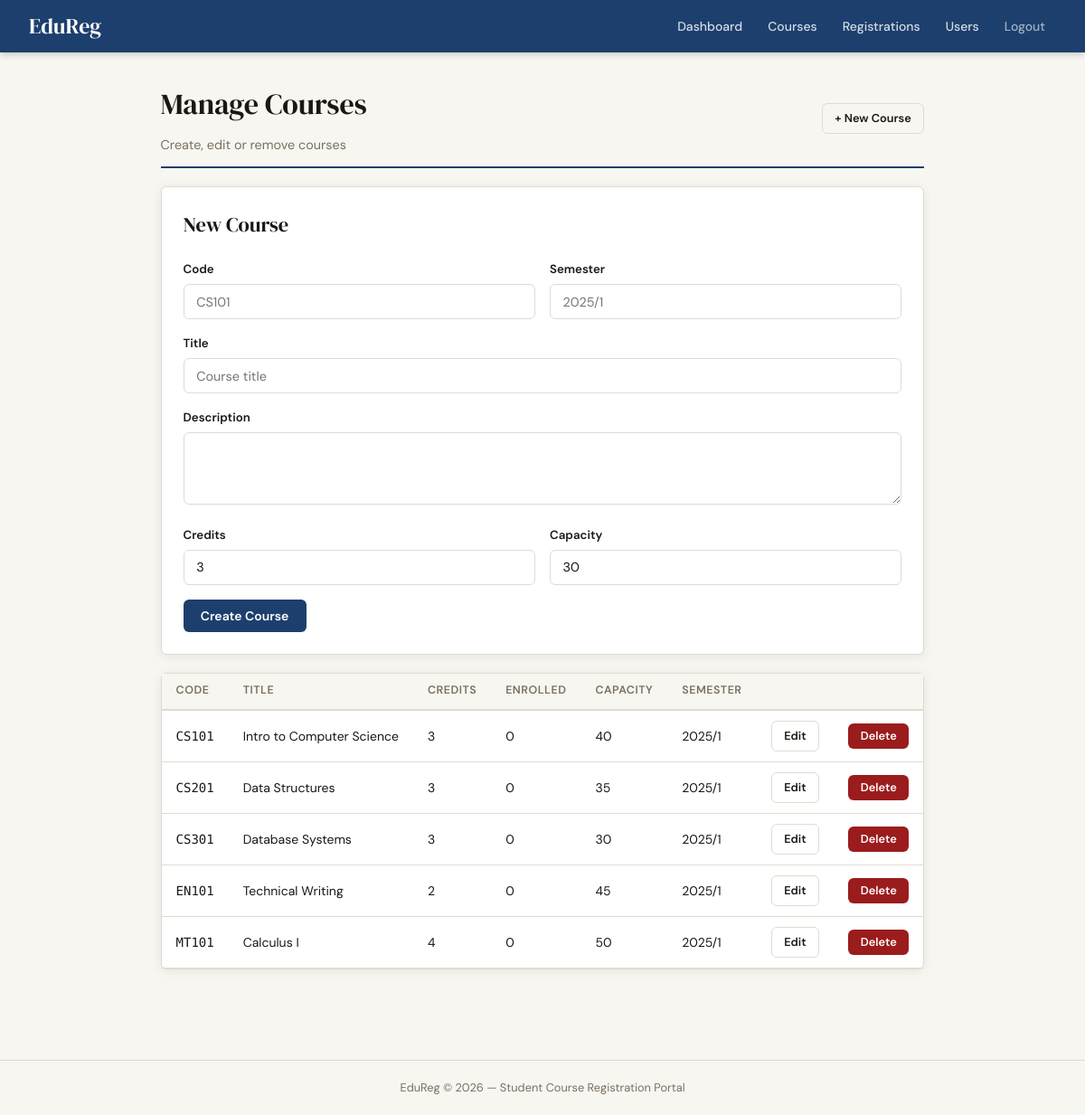
The page /admin/courses.php (signed in) on the database its author committed.
### tables this page shows
CREATE TABLE courses (
    id INT AUTO_INCREMENT PRIMARY KEY,
    code VARCHAR(20) NOT NULL UNIQUE,
    title VARCHAR(150) NOT NULL,
    description TEXT,
    credits TINYINT NOT NULL DEFAULT 3,
    capacity INT NOT NULL DEFAULT 30,
    enrolled INT NOT NULL DEFAULT 0,
    semester VARCHAR(20) NOT NULL,
    created_at TIMESTAMP DEFAULT CURRENT_TIMESTAMP
);

### src/config/bootstrap.php (called while the page is built, shortened)
<?php
require ROOT . '/src/config/db.php';
require ROOT . '/src/models/Course.php';
function h(string $s): string {
    return htmlspecialchars($s, ENT_QUOTES, 'UTF-8');
}

### src/config/db.php (called while the page is built, shortened)
<?php
function db(): PDO {
    static $pdo = null;
    if ($pdo === null) {
        $dsn = 'mysql:host=' . DB_HOST . ';dbname=' . DB_NAME . ';charset=utf8mb4';
        $pdo = new PDO($dsn, DB_USER, DB_PASS, [
            PDO::ATTR_ERRMODE            => PDO::ERRMODE_EXCEPTION,
            PDO::ATTR_DEFAULT_FETCH_MODE => PDO::FETCH_ASSOC,
            PDO::ATTR_EMULATE_PREPARES   => false,
        ]);
    }
    return $pdo;
}

### src/models/Course.php (called while the page is built, shortened)
<?php
class Course {
    public static function all(): array {
        return db()->query('SELECT * FROM courses ORDER BY code')->fetchAll();
    }
}

### public/admin/courses.php (the view, shortened to what this page needs)
<?php
require_once __DIR__ . '/../../src/config/bootstrap.php';
$editing = isset($_GET['edit']) ? Course::find((int)$_GET['edit']) : null;
$courses = Course::all();
include ROOT . '/views/layout/header.php';
?>
<div class="page-header flex-between" style="display:flex">
  <div><h1>Manage Courses</h1><p>Create, edit or remove courses</p></div>
  <a href="/admin/courses.php" class="btn btn-outline btn-sm">+ New Course</a>
</div>
<div class="card">
  <h2 style="margin-bottom:1.25rem"><?= $editing ? 'Edit Course' : 'New Course' ?></h2>
  <form method="POST">
    <div class="form-row">
      <div class="form-group"><label>Code</label><input type="text" name="code" required placeholder="CS101" value="<?= h($editing['code'] ?? '') ?>"></div>
      <div class="form-group"><label>Semester</label><input type="text" name="semester" required placeholder="2025/1" value="<?= h($editing['semester'] ?? '') ?>"></div>
    </div>
    <div class="form-group"><label>Title</label><input type="text" name="title" required placeholder="Course title" value="<?= h($editing['title'] ?? '') ?>"></div>
    <div class="form-group"><label>Description</label><textarea name="description"><?= h($editing['description'] ?? '') ?></textarea></div>
    <div class="form-row">
      <div class="form-group"><label>Credits</label><input type="number" name="credits" min="1" max="6" value="<?= $editing['credits'] ?? 3 ?>"></div>
      <div class="form-group"><label>Capacity</label><input type="number" name="capacity" min="1" value="<?= $editing['capacity'] ?? 30 ?>"></div>
    </div>
    <div style="display:flex;gap:.75rem">
      <button class="btn btn-primary" type="submit"><?= $editing ? 'Update' : 'Create Course' ?></button>
    </div>
  </form>
</div>
<div class="card" style="padding:0">
  <div class="table-wrap">
    <table>
      <thead><tr><th>Code</th><th>Title</th><th>Credits</th><th>Enrolled</th><th>Capacity</th><th>Semester</th><th colspan="2"></th></tr></thead>
      <tbody>
        <?php foreach ($courses as $c): ?>
        <tr>
          <td class="mono"><?= h($c['code']) ?></td><td><?= h($c['title']) ?></td>
          <td><?= $c['credits'] ?></td><td><?= $c['enrolled'] ?></td><td><?= $c['capacity'] ?></td><td><?= h($c['semester']) ?></td>
          <td><a href="/admin/courses.php?edit=<?= $c['id'] ?>" class="btn btn-outline btn-sm">Edit</a></td>
          <td>
            <form method="POST" onsubmit="return confirm('Delete?')">
              <button class="btn btn-danger btn-sm" type="submit">Delete</button>
            </form>
          </td>
        </tr>
        <?php endforeach; ?>
      </tbody>
    </table>
  </div>
</div>
<?php include ROOT . '/views/layout/footer.php'; ?>

### public/css/app.css (style rules this page uses)
:root { --bg: #f8f6f1; --surface: #ffffff; --border: #e0dbd0; --text: #1a1814; --muted: #7a7060; --accent: #1d3f6e; --accent2: #c8430a; --success: #1a6640; --danger: #9b1c1c; --radius: 6px; --shadow: 0 2px 12px rgba(0,0,0,.08); }
*, *::before, *::after { box-sizing: border-box; margin: 0; padding: 0; }
body { font-family: 'DM Sans', sans-serif; background: var(--bg); color: var(--text); min-height: 100vh; display: flex; flex-direction: column; font-size: 15px; line-height: 1.6; }
h1, h2, h3 { font-family: 'DM Serif Display', serif; font-weight: normal; }
h1 { font-size: 2rem; margin-bottom: .5rem; }
h2 { font-size: 1.4rem; margin-bottom: 1rem; }
.page-header { border-bottom: 2px solid var(--accent); padding-bottom: .75rem; margin-bottom: 1.75rem; }
.page-header p { color: var(--muted); font-size: .9rem; margin-top: .25rem; }
.card { background: var(--surface); border: 1px solid var(--border); border-radius: var(--radius); box-shadow: var(--shadow); padding: 1.5rem; margin-bottom: 1.25rem; }
.form-group { margin-bottom: 1rem; }
label { display: block; font-size: .83rem; font-weight: 600; margin-bottom: .35rem; }
input[type=text], input[type=email], input[type=password], input[type=number], select, textarea { width: 100%; padding: .6rem .85rem; border: 1px solid var(--border); border-radius: var(--radius); font-family: 'DM Sans', sans-serif; font-size: .9rem; background: var(--surface); color: var(--text); transition: border-color .15s; }
textarea { resize: vertical; min-height: 80px; }
.form-row { display: grid; grid-template-columns: 1fr 1fr; gap: 1rem; }
.btn { display: inline-flex; align-items: center; justify-content: center; gap: .4rem; padding: .55rem 1.2rem; border-radius: var(--radius); font-family: 'DM Sans', sans-serif; font-size: .875rem; font-weight: 600; cursor: pointer; border: none; text-decoration: none; transition: opacity .15s, transform .1s; }
.btn-primary { background: var(--accent); color: #fff; }
.btn-danger { background: var(--danger); color: #fff; }
.btn-outline { background: transparent; border: 1px solid var(--border); color: var(--text); }
.btn-sm { padding: .35rem .85rem; font-size: .8rem; }
.table-wrap { overflow-x: auto; }
table { width: 100%; border-collapse: collapse; font-size: .875rem; }
thead th { text-align: left; padding: .6rem 1rem; background: var(--bg); border-bottom: 2px solid var(--border); font-weight: 600; font-size: .78rem; text-transform: uppercase; letter-spacing: .5px; color: var(--muted); }
tbody tr { border-bottom: 1px solid var(--border); transition: background .1s; }
tbody td { padding: .7rem 1rem; vertical-align: middle; }
.flex-between { display: flex; align-items: center; justify-content: space-between; flex-wrap: wrap; gap: .75rem; margin-bottom: 1.25rem; }
.mono { font-family: 'DM Mono', monospace; }

### rows shown on the page
courses: code "CS101", title "Intro to Computer Science", credits "3", enrolled "0", capacity "40", semester "2025/1"
courses: code "CS201", title "Data Structures", credits "3", enrolled "0", capacity "35", semester "2025/1"
courses: code "CS301", title "Database Systems", credits "3", enrolled "0", capacity "30", semester "2025/1"
courses: code "EN101", title "Technical Writing", credits "2", enrolled "0", capacity "45", semester "2025/1"
courses: code "MT101", title "Calculus I", credits "4", enrolled "0", capacity "50", semester "2025/1"
